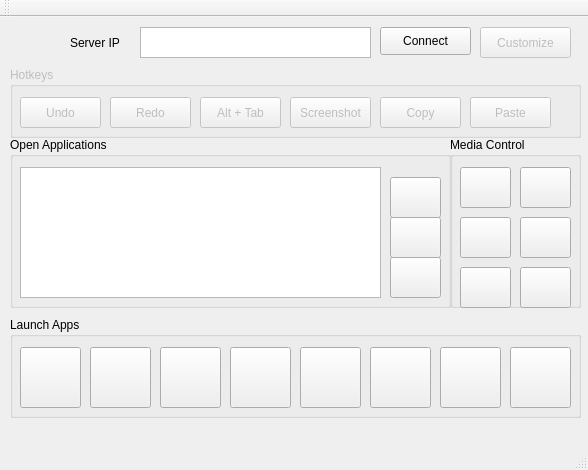
<?xml version="1.0" encoding="UTF-8"?>
<ui version="4.0">
 <class>MainWindow</class>
 <widget class="QMainWindow" name="MainWindow">
  <property name="geometry">
   <rect>
    <x>0</x>
    <y>0</y>
    <width>588</width>
    <height>470</height>
   </rect>
  </property>
  <property name="sizePolicy">
   <sizepolicy hsizetype="Maximum" vsizetype="Maximum">
    <horstretch>0</horstretch>
    <verstretch>0</verstretch>
   </sizepolicy>
  </property>
  <property name="windowTitle">
   <string>Raspberry Deck Client</string>
  </property>
  <widget class="QWidget" name="centralWidget">
   <widget class="QPushButton" name="BtnConn">
    <property name="geometry">
     <rect>
      <x>380</x>
      <y>10</y>
      <width>91</width>
      <height>28</height>
     </rect>
    </property>
    <property name="text">
     <string>Connect</string>
    </property>
   </widget>
   <widget class="QGroupBox" name="Group_MediaControl">
    <property name="geometry">
     <rect>
      <x>450</x>
      <y>120</y>
      <width>131</width>
      <height>171</height>
     </rect>
    </property>
    <property name="acceptDrops">
     <bool>false</bool>
    </property>
    <property name="title">
     <string>Media Control</string>
    </property>
    <widget class="QPushButton" name="btnVolup">
     <property name="geometry">
      <rect>
       <x>70</x>
       <y>30</y>
       <width>51</width>
       <height>41</height>
      </rect>
     </property>
     <property name="text">
      <string/>
     </property>
     <property name="icon">
      <iconset resource="icons.qrc">
       <normaloff>:/icons/icon_volume_up.png</normaloff>:/icons/icon_volume_up.png</iconset>
     </property>
     <property name="iconSize">
      <size>
       <width>32</width>
       <height>32</height>
      </size>
     </property>
    </widget>
    <widget class="QPushButton" name="btnVoldn">
     <property name="geometry">
      <rect>
       <x>70</x>
       <y>80</y>
       <width>51</width>
       <height>41</height>
      </rect>
     </property>
     <property name="text">
      <string/>
     </property>
     <property name="icon">
      <iconset resource="icons.qrc">
       <normaloff>:/icons/icon_volume_down.png</normaloff>:/icons/icon_volume_down.png</iconset>
     </property>
     <property name="iconSize">
      <size>
       <width>32</width>
       <height>32</height>
      </size>
     </property>
    </widget>
    <widget class="QPushButton" name="btnNextTrack">
     <property name="geometry">
      <rect>
       <x>10</x>
       <y>30</y>
       <width>51</width>
       <height>41</height>
      </rect>
     </property>
     <property name="text">
      <string/>
     </property>
     <property name="icon">
      <iconset resource="icons.qrc">
       <normaloff>:/icons/icon_track_next.png</normaloff>:/icons/icon_track_next.png</iconset>
     </property>
     <property name="iconSize">
      <size>
       <width>32</width>
       <height>32</height>
      </size>
     </property>
    </widget>
    <widget class="QPushButton" name="btnPrevTrack">
     <property name="geometry">
      <rect>
       <x>10</x>
       <y>80</y>
       <width>51</width>
       <height>41</height>
      </rect>
     </property>
     <property name="text">
      <string/>
     </property>
     <property name="icon">
      <iconset resource="icons.qrc">
       <normaloff>:/icons/icon_track_prev.png</normaloff>:/icons/icon_track_prev.png</iconset>
     </property>
     <property name="iconSize">
      <size>
       <width>32</width>
       <height>32</height>
      </size>
     </property>
    </widget>
    <widget class="QPushButton" name="btnPause">
     <property name="geometry">
      <rect>
       <x>10</x>
       <y>130</y>
       <width>51</width>
       <height>41</height>
      </rect>
     </property>
     <property name="text">
      <string/>
     </property>
     <property name="icon">
      <iconset resource="icons.qrc">
       <normaloff>:/icons/icon_pause.png</normaloff>:/icons/icon_pause.png</iconset>
     </property>
     <property name="iconSize">
      <size>
       <width>32</width>
       <height>32</height>
      </size>
     </property>
    </widget>
    <widget class="QPushButton" name="btnVolMute">
     <property name="geometry">
      <rect>
       <x>70</x>
       <y>130</y>
       <width>51</width>
       <height>41</height>
      </rect>
     </property>
     <property name="font">
      <font>
       <family>Monospace</family>
      </font>
     </property>
     <property name="text">
      <string/>
     </property>
     <property name="icon">
      <iconset resource="icons.qrc">
       <normaloff>:/icons/icon_volume_mute.png</normaloff>:/icons/icon_volume_mute.png</iconset>
     </property>
     <property name="iconSize">
      <size>
       <width>32</width>
       <height>32</height>
      </size>
     </property>
    </widget>
   </widget>
   <widget class="QTextEdit" name="AddressField">
    <property name="geometry">
     <rect>
      <x>140</x>
      <y>10</y>
      <width>231</width>
      <height>31</height>
     </rect>
    </property>
   </widget>
   <widget class="QLabel" name="label">
    <property name="geometry">
     <rect>
      <x>70</x>
      <y>10</y>
      <width>71</width>
      <height>31</height>
     </rect>
    </property>
    <property name="text">
     <string>Server IP</string>
    </property>
   </widget>
   <widget class="QGroupBox" name="Group_App">
    <property name="geometry">
     <rect>
      <x>10</x>
      <y>120</y>
      <width>441</width>
      <height>171</height>
     </rect>
    </property>
    <property name="sizePolicy">
     <sizepolicy hsizetype="Preferred" vsizetype="Preferred">
      <horstretch>0</horstretch>
      <verstretch>0</verstretch>
     </sizepolicy>
    </property>
    <property name="title">
     <string>Open Applications</string>
    </property>
    <widget class="QPushButton" name="btn_appclose">
     <property name="geometry">
      <rect>
       <x>380</x>
       <y>40</y>
       <width>51</width>
       <height>41</height>
      </rect>
     </property>
     <property name="text">
      <string/>
     </property>
     <property name="icon">
      <iconset resource="icons.qrc">
       <normaloff>:/Win_Close.png</normaloff>:/Win_Close.png</iconset>
     </property>
     <property name="iconSize">
      <size>
       <width>32</width>
       <height>32</height>
      </size>
     </property>
    </widget>
    <widget class="QPushButton" name="btn_appmin">
     <property name="geometry">
      <rect>
       <x>380</x>
       <y>80</y>
       <width>51</width>
       <height>41</height>
      </rect>
     </property>
     <property name="text">
      <string/>
     </property>
     <property name="icon">
      <iconset resource="icons.qrc">
       <normaloff>:/Win_Min.png</normaloff>:/Win_Min.png</iconset>
     </property>
     <property name="iconSize">
      <size>
       <width>32</width>
       <height>32</height>
      </size>
     </property>
    </widget>
    <widget class="QListWidget" name="AppList">
     <property name="geometry">
      <rect>
       <x>10</x>
       <y>30</y>
       <width>361</width>
       <height>131</height>
      </rect>
     </property>
    </widget>
    <widget class="QPushButton" name="btn_appmax">
     <property name="geometry">
      <rect>
       <x>380</x>
       <y>120</y>
       <width>51</width>
       <height>41</height>
      </rect>
     </property>
     <property name="text">
      <string/>
     </property>
     <property name="icon">
      <iconset resource="icons.qrc">
       <normaloff>:/Win_Max.png</normaloff>:/Win_Max.png</iconset>
     </property>
     <property name="iconSize">
      <size>
       <width>32</width>
       <height>32</height>
      </size>
     </property>
    </widget>
   </widget>
   <widget class="QGroupBox" name="Group_Hotkeys">
    <property name="enabled">
     <bool>false</bool>
    </property>
    <property name="geometry">
     <rect>
      <x>10</x>
      <y>50</y>
      <width>571</width>
      <height>71</height>
     </rect>
    </property>
    <property name="title">
     <string>Hotkeys</string>
    </property>
    <widget class="QPushButton" name="btn_hotk5">
     <property name="geometry">
      <rect>
       <x>460</x>
       <y>30</y>
       <width>81</width>
       <height>31</height>
      </rect>
     </property>
     <property name="text">
      <string>Paste</string>
     </property>
    </widget>
    <widget class="QPushButton" name="btn_hotk2">
     <property name="geometry">
      <rect>
       <x>190</x>
       <y>30</y>
       <width>81</width>
       <height>31</height>
      </rect>
     </property>
     <property name="text">
      <string>Alt + Tab</string>
     </property>
    </widget>
    <widget class="QPushButton" name="btn_hotk1">
     <property name="geometry">
      <rect>
       <x>100</x>
       <y>30</y>
       <width>81</width>
       <height>31</height>
      </rect>
     </property>
     <property name="text">
      <string>Redo</string>
     </property>
    </widget>
    <widget class="QPushButton" name="btn_hotk4">
     <property name="geometry">
      <rect>
       <x>370</x>
       <y>30</y>
       <width>81</width>
       <height>31</height>
      </rect>
     </property>
     <property name="text">
      <string>Copy</string>
     </property>
    </widget>
    <widget class="QPushButton" name="btn_hotk3">
     <property name="geometry">
      <rect>
       <x>280</x>
       <y>30</y>
       <width>81</width>
       <height>31</height>
      </rect>
     </property>
     <property name="text">
      <string>Screenshot</string>
     </property>
    </widget>
    <widget class="QPushButton" name="btn_undo">
     <property name="geometry">
      <rect>
       <x>10</x>
       <y>30</y>
       <width>81</width>
       <height>31</height>
      </rect>
     </property>
     <property name="text">
      <string>Undo</string>
     </property>
    </widget>
   </widget>
   <widget class="QGroupBox" name="Group_AppLaunch">
    <property name="geometry">
     <rect>
      <x>10</x>
      <y>300</y>
      <width>571</width>
      <height>101</height>
     </rect>
    </property>
    <property name="title">
     <string>Launch Apps</string>
    </property>
    <widget class="QPushButton" name="btn_run_c3">
     <property name="geometry">
      <rect>
       <x>220</x>
       <y>30</y>
       <width>61</width>
       <height>61</height>
      </rect>
     </property>
     <property name="text">
      <string/>
     </property>
     <property name="icon">
      <iconset resource="icons.qrc">
       <normaloff>:/icons/Twitter_512.png</normaloff>:/icons/Twitter_512.png</iconset>
     </property>
     <property name="iconSize">
      <size>
       <width>48</width>
       <height>48</height>
      </size>
     </property>
    </widget>
    <widget class="QPushButton" name="btn_run_c1">
     <property name="geometry">
      <rect>
       <x>80</x>
       <y>30</y>
       <width>61</width>
       <height>61</height>
      </rect>
     </property>
     <property name="text">
      <string/>
     </property>
     <property name="icon">
      <iconset resource="icons.qrc">
       <normaloff>:/icons/Youtube_512.png</normaloff>:/icons/Youtube_512.png</iconset>
     </property>
     <property name="iconSize">
      <size>
       <width>48</width>
       <height>48</height>
      </size>
     </property>
    </widget>
    <widget class="QPushButton" name="btn_run_c4">
     <property name="geometry">
      <rect>
       <x>290</x>
       <y>30</y>
       <width>61</width>
       <height>61</height>
      </rect>
     </property>
     <property name="text">
      <string/>
     </property>
     <property name="icon">
      <iconset resource="icons.qrc">
       <normaloff>:/icons/Linkedin_512.png</normaloff>:/icons/Linkedin_512.png</iconset>
     </property>
     <property name="iconSize">
      <size>
       <width>48</width>
       <height>48</height>
      </size>
     </property>
    </widget>
    <widget class="QPushButton" name="btn_run_c2">
     <property name="geometry">
      <rect>
       <x>150</x>
       <y>30</y>
       <width>61</width>
       <height>61</height>
      </rect>
     </property>
     <property name="text">
      <string/>
     </property>
     <property name="icon">
      <iconset resource="icons.qrc">
       <normaloff>:/icons/Facebook_512.png</normaloff>:/icons/Facebook_512.png</iconset>
     </property>
     <property name="iconSize">
      <size>
       <width>48</width>
       <height>48</height>
      </size>
     </property>
    </widget>
    <widget class="QPushButton" name="btn_cmd">
     <property name="geometry">
      <rect>
       <x>500</x>
       <y>30</y>
       <width>61</width>
       <height>61</height>
      </rect>
     </property>
     <property name="text">
      <string/>
     </property>
     <property name="icon">
      <iconset resource="icons.qrc">
       <normaloff>:/icons/icon_cmd.png</normaloff>:/icons/icon_cmd.png</iconset>
     </property>
     <property name="iconSize">
      <size>
       <width>48</width>
       <height>48</height>
      </size>
     </property>
    </widget>
    <widget class="QPushButton" name="btn_chrome">
     <property name="geometry">
      <rect>
       <x>10</x>
       <y>30</y>
       <width>61</width>
       <height>61</height>
      </rect>
     </property>
     <property name="text">
      <string/>
     </property>
     <property name="icon">
      <iconset resource="icons.qrc">
       <normaloff>:/icons/icon_chrome.png</normaloff>:/icons/icon_chrome.png</iconset>
     </property>
     <property name="iconSize">
      <size>
       <width>48</width>
       <height>48</height>
      </size>
     </property>
    </widget>
    <widget class="QPushButton" name="btn_run_c5">
     <property name="geometry">
      <rect>
       <x>360</x>
       <y>30</y>
       <width>61</width>
       <height>61</height>
      </rect>
     </property>
     <property name="text">
      <string/>
     </property>
     <property name="icon">
      <iconset resource="icons.qrc">
       <normaloff>:/icons/icon_wexplorer.png</normaloff>:/icons/icon_wexplorer.png</iconset>
     </property>
     <property name="iconSize">
      <size>
       <width>48</width>
       <height>48</height>
      </size>
     </property>
    </widget>
    <widget class="QPushButton" name="btn_run_c6">
     <property name="geometry">
      <rect>
       <x>430</x>
       <y>30</y>
       <width>61</width>
       <height>61</height>
      </rect>
     </property>
     <property name="text">
      <string/>
     </property>
     <property name="icon">
      <iconset resource="icons.qrc">
       <normaloff>:/icons/icon_vs.png</normaloff>:/icons/icon_vs.png</iconset>
     </property>
     <property name="iconSize">
      <size>
       <width>48</width>
       <height>48</height>
      </size>
     </property>
    </widget>
   </widget>
   <widget class="QLabel" name="WinIcon">
    <property name="geometry">
     <rect>
      <x>10</x>
      <y>0</y>
      <width>61</width>
      <height>51</height>
     </rect>
    </property>
    <property name="text">
     <string/>
    </property>
    <property name="pixmap">
     <pixmap resource="icons.qrc">:/icons/Windows_Icon_Blue_512.png</pixmap>
    </property>
    <property name="scaledContents">
     <bool>true</bool>
    </property>
   </widget>
   <widget class="QPushButton" name="btnCustomize">
    <property name="enabled">
     <bool>false</bool>
    </property>
    <property name="geometry">
     <rect>
      <x>480</x>
      <y>10</y>
      <width>91</width>
      <height>31</height>
     </rect>
    </property>
    <property name="text">
     <string>Customize</string>
    </property>
   </widget>
   <zorder>Group_App</zorder>
   <zorder>BtnConn</zorder>
   <zorder>Group_MediaControl</zorder>
   <zorder>AddressField</zorder>
   <zorder>label</zorder>
   <zorder>Group_Hotkeys</zorder>
   <zorder>Group_AppLaunch</zorder>
   <zorder>WinIcon</zorder>
   <zorder>btnCustomize</zorder>
  </widget>
  <widget class="QMenuBar" name="menuBar">
   <property name="geometry">
    <rect>
     <x>0</x>
     <y>0</y>
     <width>588</width>
     <height>22</height>
    </rect>
   </property>
  </widget>
  <widget class="QToolBar" name="mainToolBar">
   <attribute name="toolBarArea">
    <enum>TopToolBarArea</enum>
   </attribute>
   <attribute name="toolBarBreak">
    <bool>false</bool>
   </attribute>
  </widget>
  <widget class="QStatusBar" name="statusBar"/>
  <action name="actionRun_Application">
   <property name="text">
    <string>Run Application</string>
   </property>
  </action>
  <action name="actionExit">
   <property name="text">
    <string>Exit</string>
   </property>
  </action>
 </widget>
 <layoutdefault spacing="6" margin="11"/>
 <resources>
  <include location="icons.qrc"/>
 </resources>
 <connections/>
</ui>
